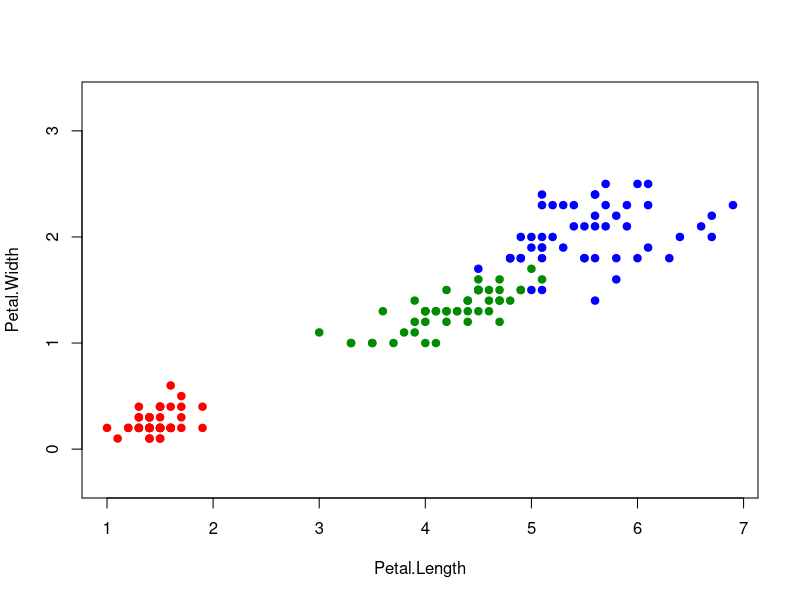

R code for this plot: (Note: a time limit stopped this script after it produced the figure.)
distance <- function(u, v){
  return(sqrt(sum((u - v)^2)))
}
mpw <- function(set,h,point){
  n <- dim(set)[1]
  weights <- matrix(0,n,1)
  #ok <- 0
  for (i in seq(1, n, 1)) {
    dist <- distance(set[i,1:2],point)
    weights[i] <- ((2*pi)^(-0.5))*exp(-(dist/h)*(dist/h)/2)
    #if (dist <= h) {
      #ok <- 1
      #weights[i] <- 0.5
      #weights[i] <- 3*(1 - (dist/h)*(dist/h))/4
      #weights[i] <- 1 - abs(dist/h)
      #weights[i] <- 15*(1 - (dist/h)*(dist/h))/16weights[i] <- 3*(1-(dist/h)*(dist/h))/4
    #}
  }
  #if (ok == 0) {
    #return("white")
  #}
    
  order_and_weight <- cbind(set, weights)
  classes <- order_and_weight[ ,3:4]
  
  w1 <- sum(classes[classes$Species == "setosa", 2])
  w2 <- sum(classes[classes$Species == "versicolor", 2])
  w3 <- sum(classes[classes$Species == "virginica", 2])
  #print("weights")
  #print(w1)
  #print(w2)
  #print(w3)
  #if ( w1 == 0 && w2 == 0 && w3 == 0 ) {
    #return("white")
  #}
  
  answer <- matrix(c(w1, w2, w3), nrow = 1, ncol = 3, byrow = TRUE, list(c(1), c(1, 2, 3)))
  class <- c("setosa", "versicolor", "virginica")
  
  return(class[which.max(answer)])
}

loo <- function(){
  arrayOfErrors <- matrix(0,20,1)
  for (i in seq(1,150,1)) {
    set <- iris[ ,3:5]
    point <- set[i,1:2]
    set <- set[-i,]
    for (h in seq(1,20,1)) {
      class <- mpw(set,h/10,point)
      #print(class)
      #print(point)
      if (class != iris[i,5] || class == "white") {
        arrayOfErrors[h] <- arrayOfErrors[h] + 1
      }
      
    }
    
  }
  res <- which.min(arrayOfErrors)
  print(arrayOfErrors)
  print(res)
  return(res)
}

colors <- c("setosa" = "red", "versicolor" = "green4", "virginica" = "blue","white" = "white")
plot(iris[, 3:4], pch = 21, bg = colors[iris$Species], col = colors[iris$Species], asp = 1, ylim = c(0,3))
h <- loo()/10
set <- iris[, 3:5]
for (x in seq(1,7,0.1)) {
  for (y in seq(0,3,0.1)) {
    point <- c(x,y)
   # print(point)
    class <- mpw(set,h,point)
   # print(class)
    points(point[1], point[2], pch = 1, col = colors[class], asp = 1)
  }
}
